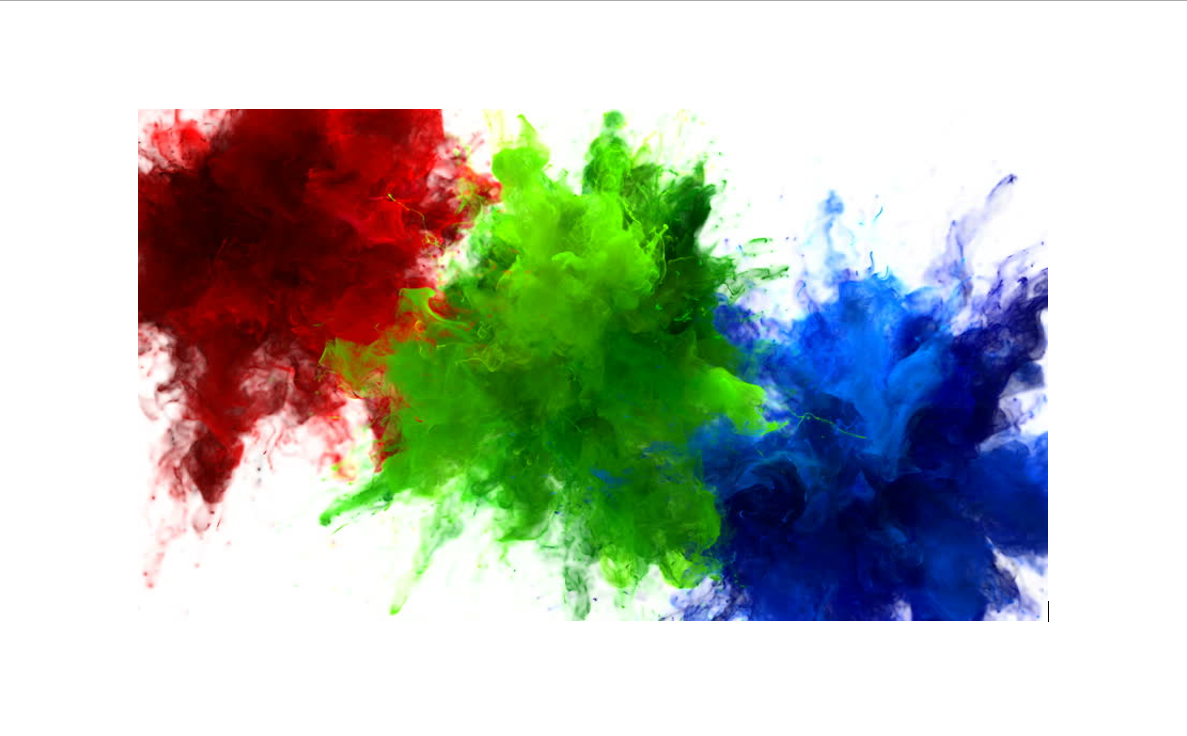
#> input picture color.png, 1187 x 736 px, found by its file name
$ jupyter execute 'TSF COLOR DETETCTION.ipynb'
#> lines starting #> are read from the running program, lines starting #| are printed output that depends on the picture; after the words box and inside, x2 and y2 are one past the last pixel; in counts of white or black regions, pixels touching at a corner belong together
#### SAADHANA SRINATH
A very very basic color detector that works only for the 3 main colors

[cell 1]
import cv2
import numpy as np

## specifying threshold values for each color
red_lower = np.array([0, 70, 50], np.uint8)
red_upper = np.array([10, 255, 255], np.uint8)

green_lower = np.array([25, 52, 72], np.uint8)
green_upper = np.array([80, 255, 255], np.uint8)

blue_lower = np.array([94, 80, 2], np.uint8)
blue_upper = np.array([120, 255, 255], np.uint8)

kernal = np.ones((5, 5), "uint8")

def track(img,mask1,text_color,text):
    ## smoothening
    mask1 = cv2.dilate(mask1,kernal)
    res = cv2.bitwise_and(img,img,mask = mask1)

    ## finding contours of the color
    cnts,col = cv2.findContours(mask1,cv2.RETR_TREE,cv2.CHAIN_APPROX_SIMPLE)

    for a, cont in enumerate(cnts):
        area = cv2.contourArea(cont)
        if(area > 300):
            ## framing the bounding rectangle
            x, y, w, h = cv2.boundingRect(cont)
            img = cv2.rectangle(img,(x,y),(x + w, y + h),text_color,2)
            ## printing text
            cv2.putText(img,text,(x,y-10),cv2.FONT_HERSHEY_SIMPLEX,1,text_color,2)


def color_det(img,hsvFrame):
    ## defining masks for each of the colors
    red_mask = cv2.inRange(hsvFrame, red_lower, red_upper)
    green_mask = cv2.inRange(hsvFrame, green_lower, green_upper)
    blue_mask = cv2.inRange(hsvFrame, blue_lower, blue_upper)

    # detecting and recognising the colored elements
    track(img,red_mask,(0, 0, 255),"Red")
    track(img,blue_mask,(255,0,0),"Blue")
    track(img,green_mask,(0,255,0),"Green")

## loading the image
img = cv2.imread(r'C:\Users\hp\Pictures\Screenshots\color.png')
#> img is the input picture: shape (736, 1187, 3); mean B, G, R 181.4, 190.5, 183.8

## converting to hsv color space
hsvFrame = cv2.cvtColor(img, cv2.COLOR_BGR2HSV)
#> hsvFrame: shape (736, 1187, 3); mean H, S, V 29.5, 87.4, 213.7
## call function to detect colors
color_det(img,hsvFrame)
#> in color_det, `red_mask = cv2.inRange(hsvFrame, red_lower, red_upper)`:
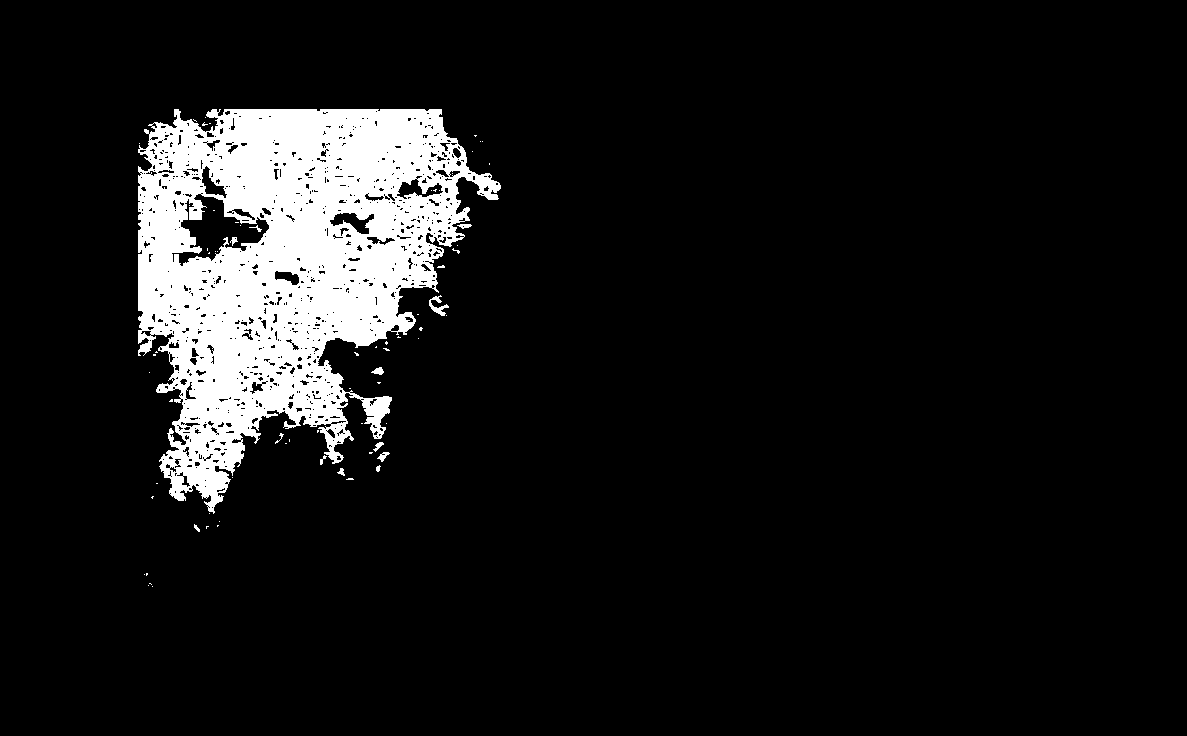
#> red_mask: shape (736, 1187); 9.2% white; 72 white regions (59 under 20 px), largest, box (x1, y1, x2, y2) and area: (138, 109, 501, 514) 79165, (429, 295, 449, 316) 158, (371, 367, 384, 375) 63
#> in color_det, `green_mask = cv2.inRange(hsvFrame, green_lower, green_upper)`: green_mask: shape (736, 1187); 14.4% white; 84 white regions (65 under 20 px), largest, box (x1, y1, x2, y2) and area: (318, 109, 789, 621) 123308, (320, 340, 359, 383) 440, (330, 452, 379, 479) 326
#> in color_det, `blue_mask = cv2.inRange(hsvFrame, blue_lower, blue_upper)`: blue_mask: shape (736, 1187); 11.9% white; 39 white regions (31 under 20 px), largest, box (x1, y1, x2, y2) and area: (671, 236, 1048, 621) 102767, (824, 192, 843, 245) 420, (595, 473, 607, 480) 40
#> in track, `mask1 = cv2.dilate(mask1,kernal)`: mask1: shape (736, 1187); 11.1% white; 17 white regions
#> in track, `cnts,col = cv2.findContours(mask1,cv2.RETR_TREE,cv2.CHAIN_APPROX_SIMPLE)`: cnts = 40 contours, 18 with area under 20; largest, box (x1, y1, x2, y2) and area: (136, 107, 503, 516) 96514, (182, 198, 262, 257) 1660, (334, 214, 368, 233) 190, (335, 466, 356, 482) 149, (369, 365, 386, 377) 140; col = 40 rows, first 6: [1, -1, -1, -1], [2, 0, -1, -1], [3, 1, -1, -1], [4, 2, -1, -1], [5, 3, -1, -1], [6, 4, -1, -1]
#> the loop in track, `for a, cont in enumerate(cnts):` made 40 passes
#> (area, x, y, w, h) on passes 16, 31: (96513.5, 136, 107, 367, 409), (1659.5, 182, 198, 80, 59)
#> area on passes 1 to 6: 48, 38.5, 32.5, 79, 41.5, 33.5
#> after the loop in track, `for a, cont in enumerate(cnts):`: img: shape (736, 1187, 3); 0.74% of pixels changed, all inside (x1, y1, x2, y2) = (135, 75, 505, 518)
#> call 2 of track, with text_color = (255, 0, 0), text = 'Blue'
#> in track (call 2), `mask1 = cv2.dilate(mask1,kernal)`: mask1: shape (736, 1187); 12.9% white; 15 white regions
#> in track (call 2), `res = cv2.bitwise_and(img,img,mask = mask1)`:
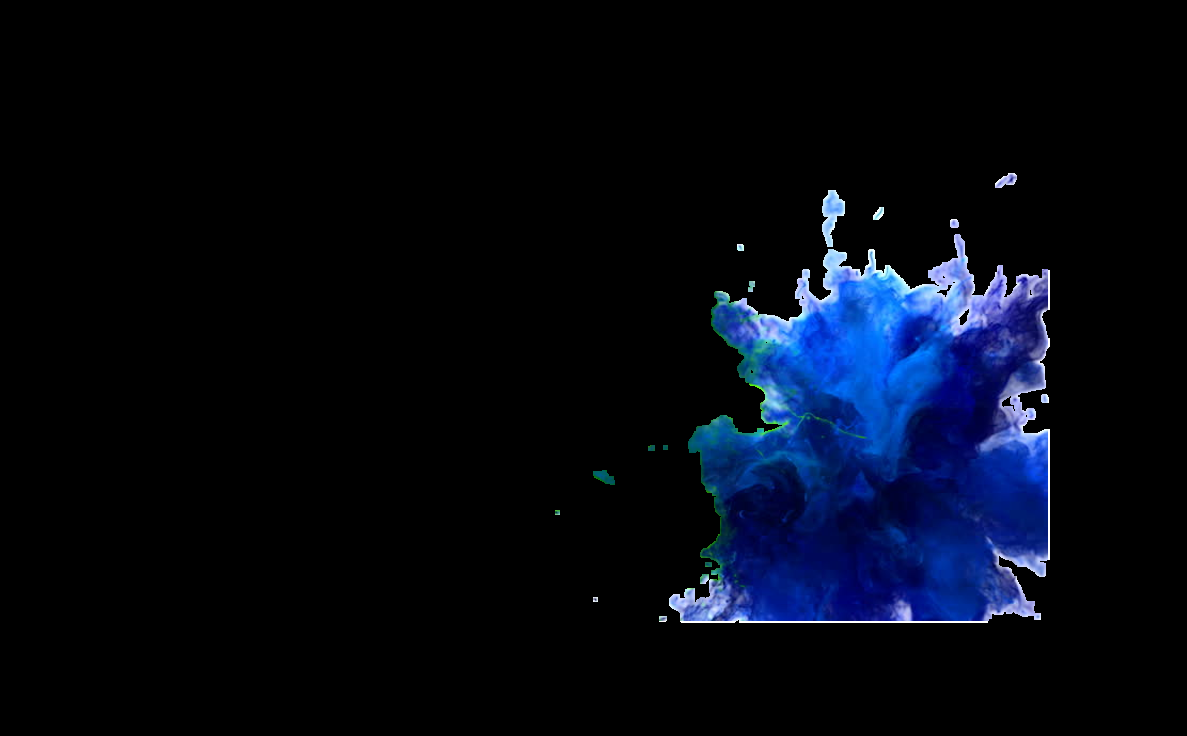
#> res: shape (736, 1187, 3); mean B, G, R 19.3, 8.3, 3.8
#> in track (call 2), `cnts,col = cv2.findContours(mask1,cv2.RETR_TREE,cv2.CHAIN_APPROX_SIMPLE)`: cnts = 27 contours, 12 with area under 20; largest, box (x1, y1, x2, y2) and area: (669, 234, 1050, 623) 109988, (822, 190, 845, 247) 698, (593, 470, 615, 485) 178, (995, 173, 1017, 188) 178, (958, 308, 970, 326) 96; col = 27 rows, first 6: [1, -1, -1, -1], [2, 0, -1, -1], [3, 1, -1, -1], [4, 2, -1, -1], [5, 3, -1, -1], [6, 4, -1, -1]
#> the loop in track (call 2), `for a, cont in enumerate(cnts):` made 27 passes
#> (area, x, y, w, h) on passes 11, 26: (109987.5, 669, 234, 381, 389), (697.5, 822, 190, 23, 57)
#> area on passes 1, 5, 7, 8, 9, 10: 34.5, 178.5, 28.5, 52, 43.5, 35
#> after the loop in track (call 2), `for a, cont in enumerate(cnts):`:
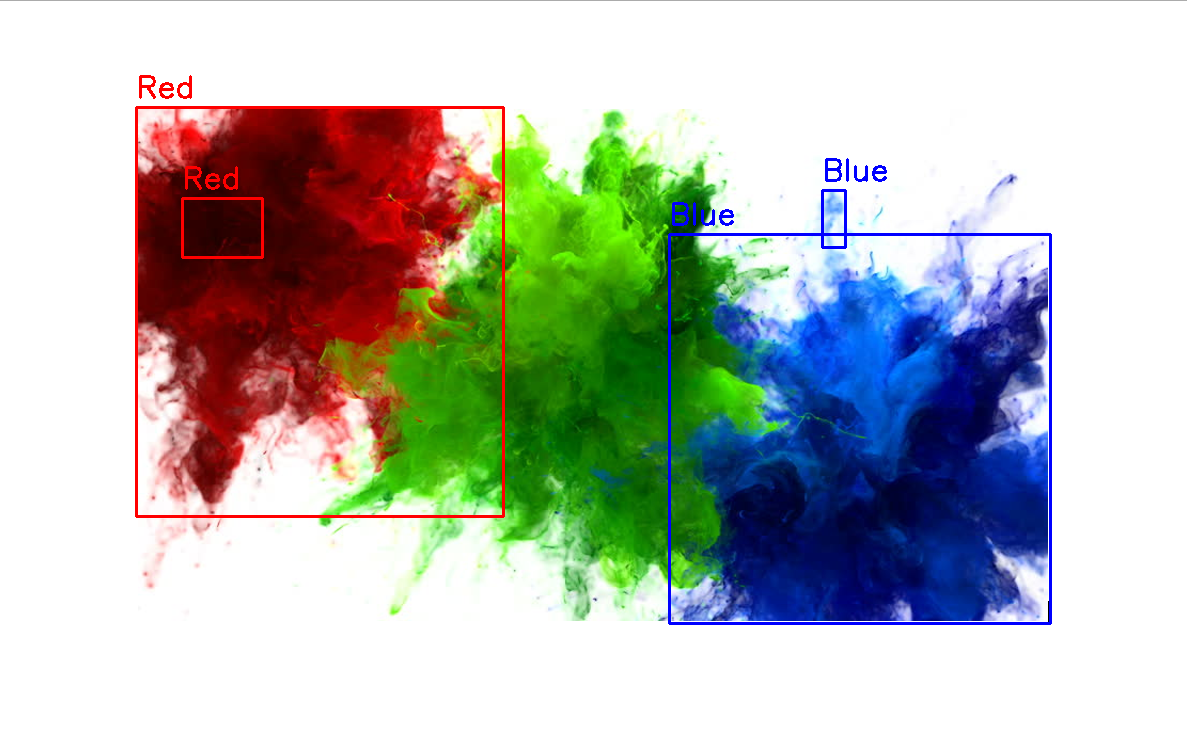
#> img: shape (736, 1187, 3); mean B, G, R 180.6, 187.6, 183
#> call 3 of track, with text_color = (0, 255, 0), text = 'Green'
#> in track (call 3), `mask1 = cv2.dilate(mask1,kernal)`: mask1: shape (736, 1187); 16.1% white; 32 white regions
#> in track (call 3), `res = cv2.bitwise_and(img,img,mask = mask1)`:
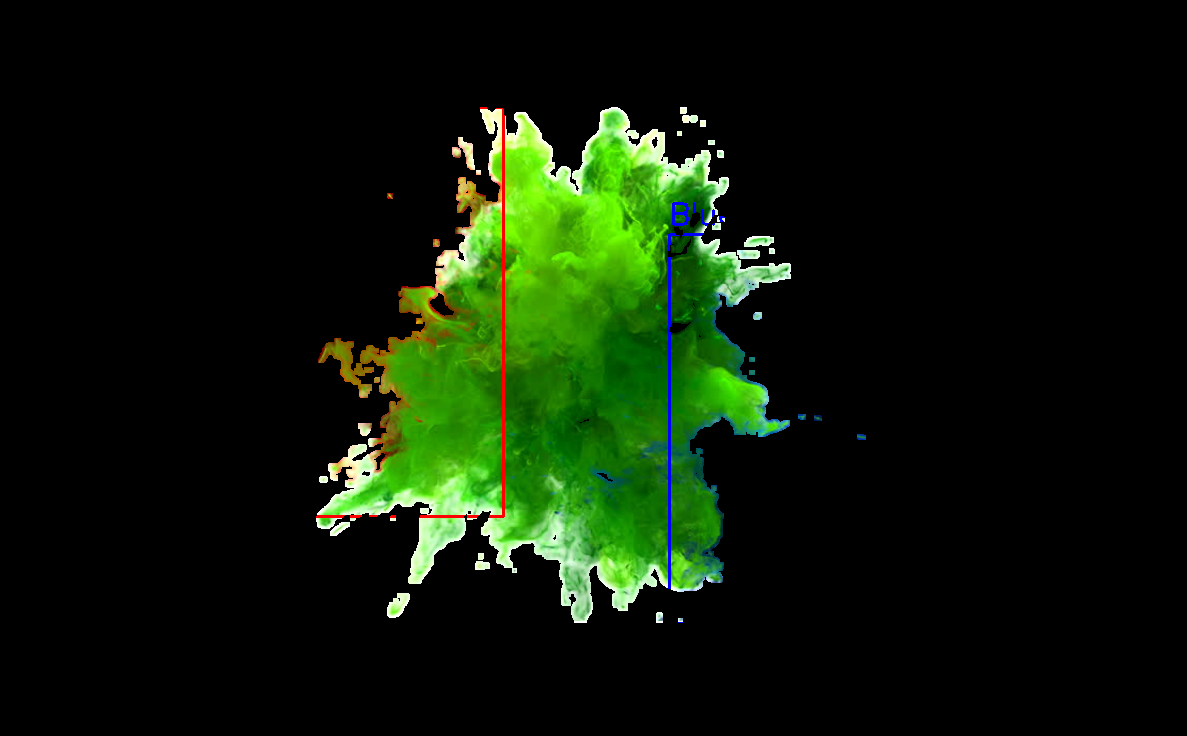
#> res: shape (736, 1187, 3); mean B, G, R 6.8, 25.6, 12.6
#> in track (call 3), `cnts,col = cv2.findContours(mask1,cv2.RETR_TREE,cv2.CHAIN_APPROX_SIMPLE)`: cnts = 66 contours, 26 with area under 20; largest, box (x1, y1, x2, y2) and area: (316, 107, 791, 623) 137454, (387, 593, 410, 618) 345, (452, 137, 475, 170) 314, (429, 292, 455, 317) 298, (744, 236, 774, 247) 234; col = 66 rows, first 6: [1, -1, -1, -1], [2, 0, -1, -1], [4, 1, 3, -1], [-1, -1, -1, 2], [5, 2, -1, -1], [6, 4, -1, -1]
#> the loop in track (call 3), `for a, cont in enumerate(cnts):` made 66 passes
#> (area, x, y, w, h) on passes 3, 28, 33: (345, 387, 593, 23, 25), (313.5, 452, 137, 23, 33), (137454.5, 316, 107, 475, 516)
#> area on passes 2, 5, 6, 7, 8, 9: 59, 99, 29.5, 133.5, 24.5, 46
#> after the loop in track (call 3), `for a, cont in enumerate(cnts):`:
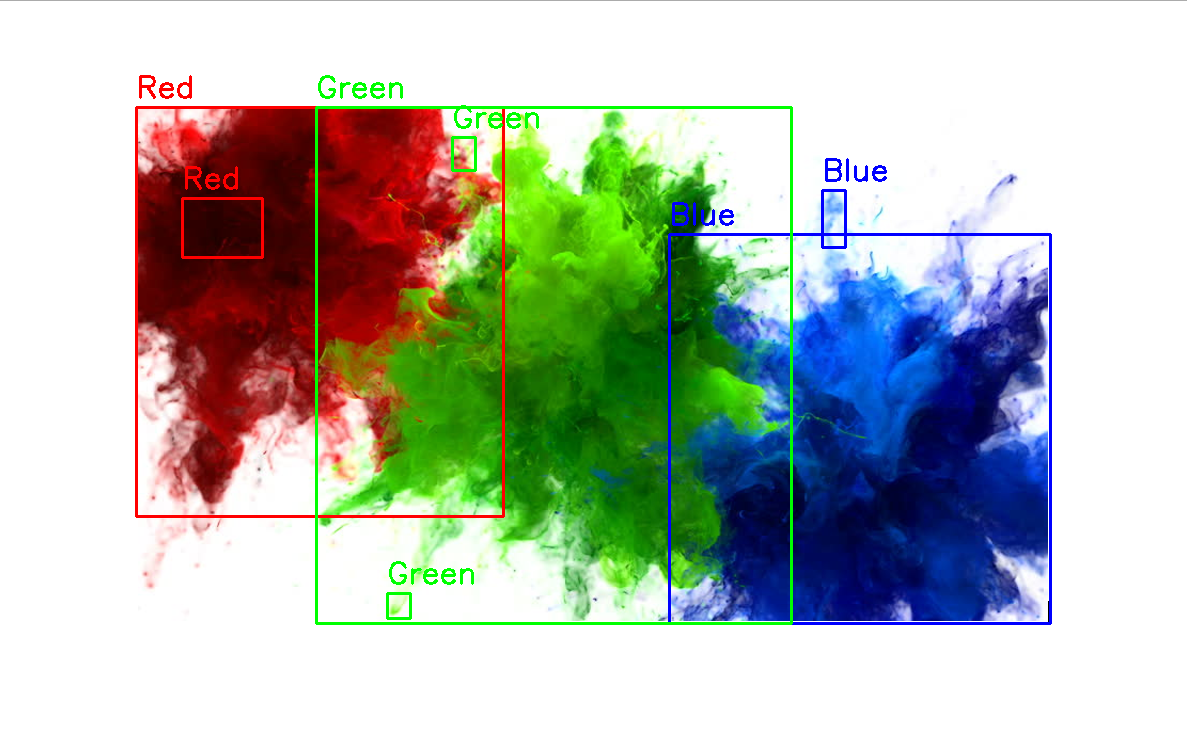
#> img: shape (736, 1187, 3); mean B, G, R 178.8, 188.3, 181

## display the image
cv2.imshow('image',img)

cv2.waitKey(0)
cv2.destroyAllWindows()
